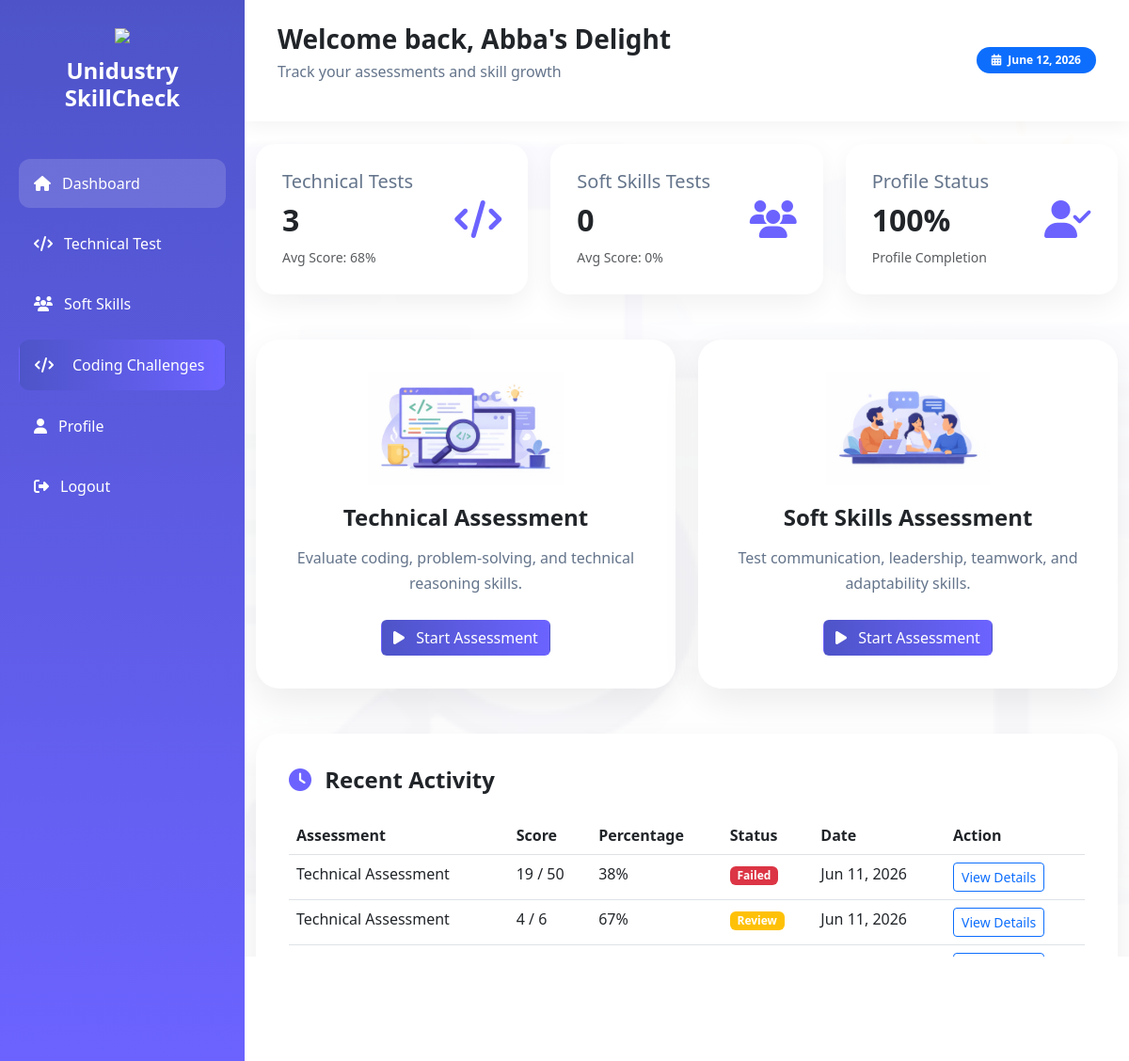
Page /root_files/dashboard.php (signed in) on the committed database.
### tables this page shows
CREATE TABLE `results` (
  `id` int(11) NOT NULL,
  `user_id` int(11) NOT NULL,
  `category` enum('technical','softskills') DEFAULT NULL,
  `score` int(11) DEFAULT 0,
  `total_questions` int(11) DEFAULT 0,
  `percentage` decimal(5,2) DEFAULT 0.00,
  `status` enum('pass','fail') DEFAULT 'fail',
  `time_spent` int(11) DEFAULT 0,
  `created_at` timestamp NOT NULL DEFAULT current_timestamp()
);

### includes/user_auth.php (called while the page is built, shortened)
<?php
function h($string) {
    return htmlspecialchars($string, ENT_QUOTES, 'UTF-8');
}
?>

### root_files/dashboard.php (the view, shortened to what this page needs)
<?php
include("includes/user_auth.php");
include("includes/db.php");
$user_id = $_SESSION['user_id'];
$tech_count = 0;
$tech_stmt = mysqli_prepare($conn, "SELECT COUNT(*) as count FROM results WHERE user_id = ? AND category = 'technical'");
mysqli_stmt_bind_param($tech_stmt, "i", $user_id);
mysqli_stmt_execute($tech_stmt);
$tech_result = mysqli_stmt_get_result($tech_stmt);
if($row = mysqli_fetch_assoc($tech_result)) $tech_count = $row['count'];
$soft_count = 0;
$soft_stmt = mysqli_prepare($conn, "SELECT COUNT(*) as count FROM results WHERE user_id = ? AND category = 'soft'");
mysqli_stmt_bind_param($soft_stmt, "i", $user_id);
mysqli_stmt_execute($soft_stmt);
$soft_result = mysqli_stmt_get_result($soft_stmt);
if($row = mysqli_fetch_assoc($soft_result)) $soft_count = $row['count'];
$profile_fields = ['phone', 'gender', 'dob', 'institution', 'faculty', 'department', 'level'];
$completed = 0;
foreach($profile_fields as $field) {
    if(!empty($user_data[$field])) $completed++;
}
$profile_percentage = round(($completed / count($profile_fields)) * 100);
$avg_technical = 0;
$avg_soft = 0;
$avg_tech_stmt = mysqli_prepare($conn, "SELECT AVG(percentage) as avg_score FROM results WHERE user_id = ? AND category = 'technical'");
mysqli_stmt_bind_param($avg_tech_stmt, "i", $user_id);
mysqli_stmt_execute($avg_tech_stmt);
$avg_tech_result = mysqli_stmt_get_result($avg_tech_stmt);
if($row = mysqli_fetch_assoc($avg_tech_result)) $avg_technical = round($row['avg_score']);
$avg_soft_stmt = mysqli_prepare($conn, "SELECT AVG(percentage) as avg_score FROM results WHERE user_id = ? AND category = 'soft'");
mysqli_stmt_bind_param($avg_soft_stmt, "i", $user_id);
mysqli_stmt_execute($avg_soft_stmt);
$avg_soft_result = mysqli_stmt_get_result($avg_soft_stmt);
if($row = mysqli_fetch_assoc($avg_soft_result)) $avg_soft = round($row['avg_score']);
?>
<!DOCTYPE html>
<html lang="en">
<head>
    <link href="assets/css/style.css" rel="stylesheet">
    <link href="https://cdn.jsdelivr.net/npm/bootstrap@5.3.0/dist/css/bootstrap.min.css" rel="stylesheet">
    <link rel="stylesheet" href="https://cdnjs.cloudflare.com/ajax/libs/font-awesome/6.5.1/css/all.min.css">
</head>
<body>
<div class="dashboard-layout">
    <aside class="sidebar">
        <div class="sidebar-logo text-center">
            <img src="assets/images/logo-icon.png" class="sidebar-img">
            <h4>Unidustry SkillCheck</h4>
        </div>
        <div class="sidebar-links">
            <a href="dashboard.php" class="active"><i class="fas fa-home"></i> Dashboard</a>
            <a href="assessment/assessment.php?type=technical"><i class="fas fa-code"></i> Technical Test</a>
            <a href="assessment/assessment.php?type=soft"><i class="fas fa-users"></i> Soft Skills</a>
            <a href="assessment/coding_list.php" class="btn btn-custom text-white"><i class="fas fa-code me-2"></i> Coding Challenges</a>
            <a href="profile.php"><i class="fas fa-user"></i> Profile</a>
            <a href="logout.php"><i class="fas fa-sign-out-alt"></i> Logout</a>
        </div>
    </aside>
    <main class="main-content">
        <div class="topbar">
            <div>
                <h3>Welcome back, <?php echo h($_SESSION['fullname']); ?></h3>
                <p>Track your assessments and skill growth</p>
            </div>
            <div class="d-none d-md-block">
                <span class="badge bg-primary rounded-pill px-3 py-2">
                    <i class="fas fa-calendar-alt me-1"></i> <?php echo date('F j, Y'); ?>
                </span>
            </div>
        </div>
        <div class="container-fluid py-4">
            <div class="row g-4">
                <div class="col-md-4">
                    <div class="stats-card">
                        <div>
                            <h5>Technical Tests</h5>
                            <h2><?php echo $tech_count; ?></h2>
                            <small class="text-muted">Avg Score: <?php echo $avg_technical; ?>%</small>
                        </div>
                        <i class="fas fa-code"></i>
                    </div>
                </div>
                <div class="col-md-4">
                    <div class="stats-card">
                        <div>
                            <h5>Soft Skills Tests</h5>
                            <h2><?php echo $soft_count; ?></h2>
                            <small class="text-muted">Avg Score: <?php echo $avg_soft; ?>%</small>
                        </div>
                        <i class="fas fa-users"></i>
                    </div>
                </div>
                <div class="col-md-4">
                    <div class="stats-card">
                        <div>
                            <h5>Profile Status</h5>
                            <h2><?php echo $profile_percentage; ?>%</h2>
                            <small class="text-muted">Profile Completion</small>
                        </div>
                        <i class="fas fa-user-check"></i>
                    </div>
                </div>
            </div>
            <div class="row mt-4 g-4">
                <div class="col-lg-6">
                    <div class="dashboard-panel">
                        <img src="assets/images/tech.png" class="panel-img">
                        <h4>Technical Assessment</h4>
                        <p>Evaluate coding, problem-solving, and technical reasoning skills.</p>
                        <a href="assessment/assessment.php?type=technical" class="btn btn-custom text-white">
                            <i class="fas fa-play me-2"></i> Start Assessment
                        </a>
                    </div>
                </div>
                <div class="col-lg-6">
                    <div class="dashboard-panel">
                        <img src="assets/images/soft.png" class="panel-img">
                        <h4>Soft Skills Assessment</h4>
                        <p>Test communication, leadership, teamwork, and adaptability skills.</p>
                        <a href="assessment/assessment.php?type=soft" class="btn btn-custom text-white">
                            <i class="fas fa-play me-2"></i> Start Assessment
                        </a>
                    </div>
                </div>
            </div>
            <div class="row mt-5">
                <div class="col-12">
                    <div class="dashboard-panel" style="text-align: left;">
                        <h4 class="mb-4"><i class="fas fa-clock me-2" style="color: #6c63ff;"></i> Recent Activity</h4>
                        <?php
                        $recent_stmt = mysqli_prepare($conn, "SELECT * FROM results WHERE user_id = ? ORDER BY created_at DESC LIMIT 5");
                        mysqli_stmt_bind_param($recent_stmt, "i", $user_id);
                        mysqli_stmt_execute($recent_stmt);
                        $recent_results = mysqli_stmt_get_result($recent_stmt);
                        if(mysqli_num_rows($recent_results) > 0) {
                            echo '<div class="table-responsive">
                                <table class="table table-hover">
                                    <thead>
                                        <tr>
                                            <th>Assessment</th>
                                            <th>Score</th>
                                            <th>Percentage</th>
                                            <th>Status</th>
                                            <th>Date</th>
                                            <th>Action</th>
                                        </tr>
                                    </thead>
                                    <tbody>';
                            while($result = mysqli_fetch_assoc($recent_results)) {
                                $status_class = ($result['percentage'] ?? 0) >= 70 ? 'success' : (($result['percentage'] ?? 0) >= 50 ? 'warning' : 'danger');
                                $status_text = ($result['percentage'] ?? 0) >= 70 ? 'Passed' : (($result['percentage'] ?? 0) >= 50 ? 'Review' : 'Failed');
                                $category_name = ($result['category'] == 'technical') ? 'Technical Assessment' : 'Soft Skills Assessment';
                                echo '<tr>
                                    <td>' . $category_name . '</td>
                                    <td>' . ($result['score'] ?? 0) . ' / ' . ($result['total_questions'] ?? 0) . '</td>
                                    <td>' . round($result['percentage'] ?? 0) . '%' . '</td>
                                    <td><span class="badge bg-' . $status_class . '">' . $status_text . '</span></td>
                                    <td>' . date('M d, Y', strtotime($result['created_at'])) . '</td>
                                    <td><a href="assessment/result.php?id=' . $result['id'] . '" class="btn btn-sm btn-outline-primary">View Details</a></td>
                                </tr>';
                            }
                            echo '</tbody>
                                </table>
                            </div>';
                        } else {
                            echo '<div class="text-center py-4">
                                <i class="fas fa-clipboard-list fa-3x text-muted mb-3"></i>
                                <p class="text-muted">No assessments taken yet.</p>
                                <a href="assessment/assessment.php?type=technical" class="btn btn-custom">Start Your First Assessment</a>
                            </div>';
                        }
                        ?>
                    </div>
                </div>
            </div>
        </div>
    </main>
</div>
</body>
</html>

### assets/css/style.css (style rules this page uses)
* { margin:0; padding:0; box-sizing:border-box; }
body { font-family:'Poppins',sans-serif; background:#f4f7fb; color:#1e293b; overflow-x:hidden; }
body::before { content:""; position:fixed; inset:0; background:url('../images/tech.png'); background-size:cover; background-position:center; opacity:0.03; z-index:-1; }
.btn-custom { background:linear-gradient( 90deg, #7b1fe4, #2d73ff ); border:none; color:white; font-weight:600; padding:12px; }
.btn-custom { background: linear-gradient(90deg, #4e54c8, #6c63ff); border: none; border-radius: 12px; transition: transform 0.2s, box-shadow 0.2s; }
.table { background:white; border-radius:15px; overflow:hidden; }
.dashboard-layout { display:flex; min-height:100vh; }
.sidebar { width:260px; background: linear-gradient( 180deg, #4e54c8, #6c63ff ); color:white; padding:30px 20px; position:fixed; top:0; left:0; bottom:0; }
.sidebar-logo { margin-bottom:50px; }
.sidebar-img { height:70px; margin-bottom:15px; }
.sidebar h4 { font-weight:700; }
.sidebar-links a { display:flex; align-items:center; gap:12px; color:white; text-decoration:none; padding:14px 16px; border-radius:12px; margin-bottom:12px; transition:0.3s; }
.sidebar-links a:hover, .sidebar-links a.active { background:rgba(255,255,255,0.15); }
.main-content { margin-left:260px; width:100%; }
.topbar { background:white; padding:25px 35px; box-shadow: 0 5px 20px rgba(0,0,0,0.05); display:flex; justify-content:space-between; align-items:center; }
.topbar h3 { font-weight:700; margin-bottom:5px; }
.topbar p { color:#64748b; }
.stats-card { background:white; border-radius:20px; padding:28px; display:flex; justify-content:space-between; align-items:center; box-shadow: 0 10px 30px rgba(0,0,0,0.06); transition:0.3s; }
.stats-card h5 { color:#64748b; margin-bottom:10px; }
.stats-card h2 { font-weight:700; }
.stats-card i { font-size:40px; color:#6c63ff; }
.dashboard-panel { background:white; border-radius:25px; padding:35px; text-align:center; box-shadow: 0 15px 40px rgba(0,0,0,0.08); height:100%; }
.panel-img { height:120px; margin-bottom:20px; }
.dashboard-panel h4 { font-weight:700; margin-bottom:15px; }
.dashboard-panel p { color:#64748b; margin-bottom:25px; line-height:1.7; }

### rows in the picture
results: category "Technical Assessment", score "19", total_questions "50", percentage "38", percentage "Failed", created_at "Jun 11, 2026"
results: category "Technical Assessment", score "4", total_questions "6", percentage "67", percentage "Review", created_at "Jun 11, 2026"

### other values in the picture
$_SESSION['fullname'] "Abba's Delight"
$tech_count "3"
$avg_technical "68"
$soft_count "0"
$avg_soft "0"
$profile_percentage "100"
